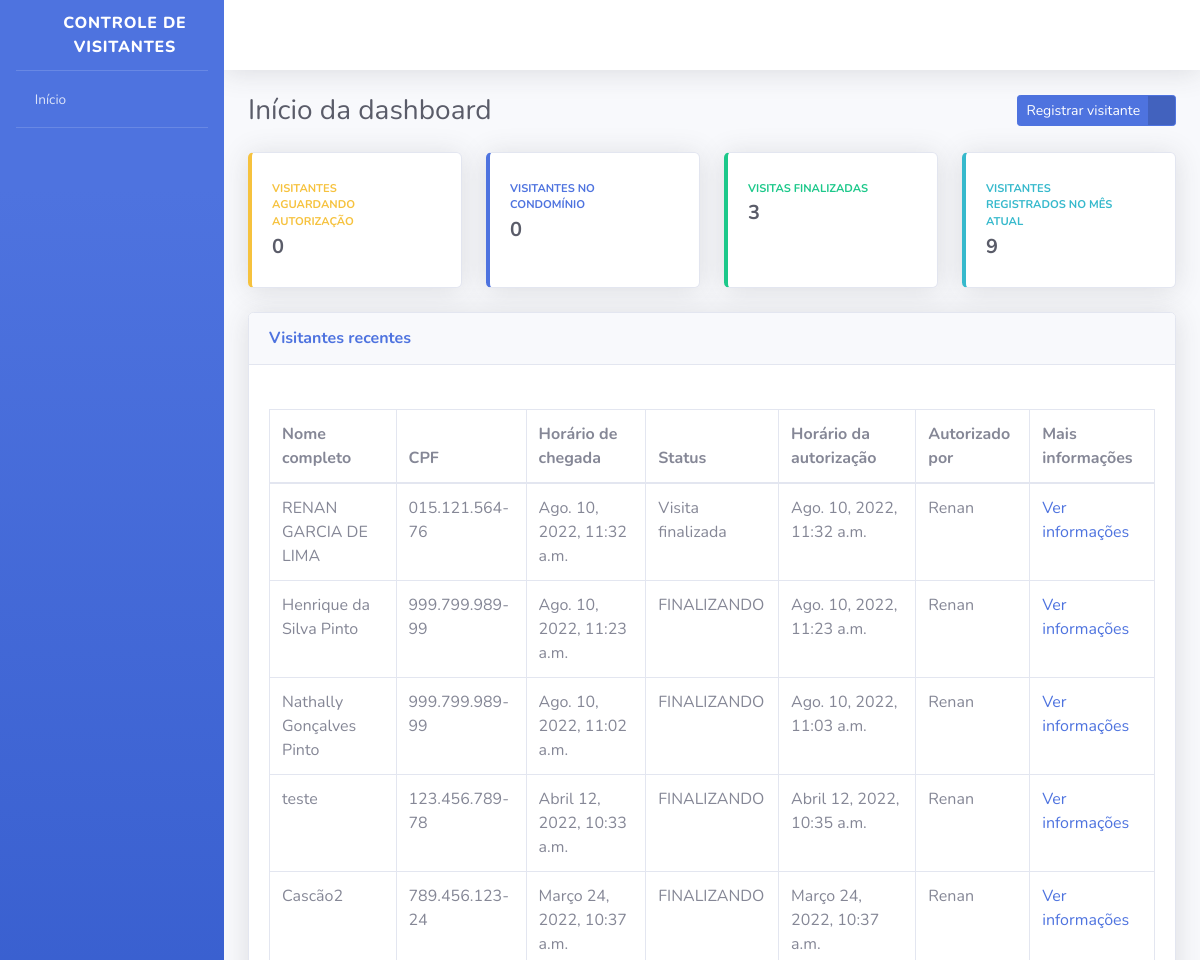
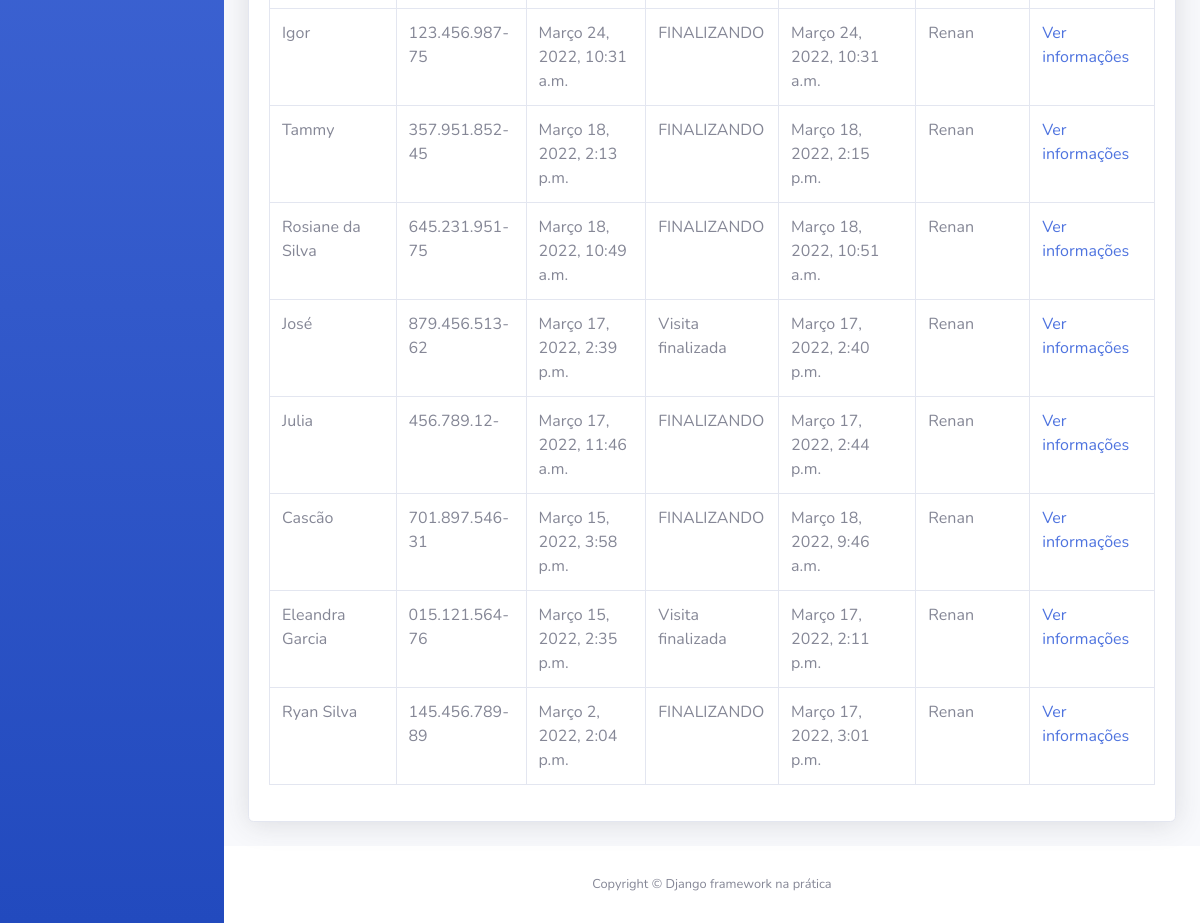
/ (signed in), run on the app's committed database (2 pictures, top to bottom).
### apps/visitantes/models.py (models this page shows, shortened)
class Visitante(models.Model):
    STATUS_VISITANTE = [
        ("AGUARDANDO", "Aguardando autorização"),
        ("EM_VISITA", "Em visita"),
        ("FINALIZADO", "Visita finalizada")
    ]
    status = models.CharField(
        verbose_name="Status",
        max_length=11,
        choices=STATUS_VISITANTE,
        default="AGUARDANDO"
    )
    nome_completo = models.CharField(
        verbose_name="Nome completo",
        max_length=194
    )
    cpf = models.CharField(
        verbose_name="CPF",
        max_length=11
    )
    data_nascimento = models.DateField(
        verbose_name="Data de nascimento",
        auto_now=False,
        auto_now_add=False
    )
    numero_casa = models.PositiveSmallIntegerField(
        verbose_name="Número da casa a ser visitada",
    )
    placa_veiculo = models.CharField(
        verbose_name="Placa do veículo",
        max_length=7,
        blank=True,
        null=True
    )
    horario_chegada = models.DateTimeField(
        verbose_name="Horário de chagada na portaria",
        auto_now_add=True
    )
    horario_saida = models.DateTimeField(
        verbose_name="Horário de saída do condomínio",
        auto_now_add=False,
        blank=True,
        null=True
    )
    horario_autorizacao = models.DateTimeField(
        verbose_name="Horário de autorização de entrada",
        auto_now_add=False,
        blank=True,
        null=True
    )
    morador_responsavel = models.CharField(
        verbose_name="Nome do morador responsável por autorizar a entrada do visitante",
        max_length=194,
        blank=True
    )
    registrado_por = models.ForeignKey(
        "porteiros.Porteiro",
        verbose_name="Porteiro responsável pelo registro",
        on_delete=models.PROTECT
    )
    def get_horario_autorizacao(self):
        if self.horario_autorizacao:
            return self.horario_autorizacao
        return "Visitante aguardando autorização"
    def get_morador_responsavel(self):
        if self.morador_responsavel:
            return self.morador_responsavel
        return "Visitante aguardando autorização"
    def get_cpf(self):
        if self.cpf:
            cpf = str(self.cpf)
            cpf_parte_1 = cpf[0:3]
            cpf_parte_2 = cpf[3:6]
            cpf_parte_3 = cpf[6:9]
            cpf_parte_4 = cpf[9:]
            cpf_formatado = f"{cpf_parte_1}.{cpf_parte_2}.{cpf_parte_3}-{cpf_parte_4}"
        return cpf_formatado
    class Meta:
        verbose_name = "Visitante"
        verbose_name_plural = "Visitantes"
        db_table = "visitante"

### apps/dashboard/views.py (the view)
@login_required
def index(request):
    todos_visitantes = Visitante.objects.order_by(
        "-horario_chegada"
    )
    visitantes_aguardando = todos_visitantes.filter(
        status="AGUARDANDO"
    )
    visitantes_em_visita = todos_visitantes.filter(
        status="EM_VISITA"
    )
    visitantes_finalizado = todos_visitantes.filter(
        status="FINALIZADO"
    )
    visitantes_mes = todos_visitantes.filter(
        horario_chegada__month= timezone.now().month
    )
    context = {
        "nome_pagina": "Início da dashboard",
        "todos_visitantes": todos_visitantes,
        "visitantes_aguardando": visitantes_aguardando.count(),
        "visitantes_em_visita": visitantes_em_visita.count(),
        "visitantes_finalizado": visitantes_finalizado.count(),
        "visitantes_mes": visitantes_mes.count(),
    }
    return render(request, "index.html", context)

### templates/index.html (shortened to what this page needs)
{% extends "base.html" %}
{% block conteudo %}
<div class="container-fluid">
    <div class="d-sm-flex align-items-center justify-content-between mb-4">
        <h1 class="h3 mb-0 text-gray-800">{{ nome_pagina }}</h1>
        <a href="{% url 'registrar_visitante' %}" class="btn btn-primary btn-icon-split btn-sm">
            <span class="text">Registrar visitante</span>
            <span class="icon text-white-50">
                <i class="fas fa-user-plus"></i>
            </span>
        </a>
    </div>
    <div class="row">
        <div class="col-xl-3 col-md-6 mb-4">
            <div class="card border-left-warning shadow h-100 py-2">
                <div class="card-body">
                    <div class="row no-gutters align-items-center">
                        <div class="col mr-2">
                            <div class="text-xs font-weight-bold text-warning text-uppercase mb-1">Visitantes aguardando autorização</div>
                            <div class="h5 mb-0 font-weight-bold text-gray-800">{{ visitantes_aguardando }}</div>
                        </div>
                        <div class="col-auto">
                            <i class="fas fa-user-lock fa-2x text-gray-300"></i>
                        </div>
                    </div>
                </div>
            </div>
        </div>
        <div class="col-xl-3 col-md-6 mb-4">
            <div class="card border-left-primary shadow h-100 py-2">
                <div class="card-body">
                    <div class="row no-gutters align-items-center">
                        <div class="col mr-2">
                            <div class="text-xs font-weight-bold text-primary text-uppercase mb-1">Visitantes no condomínio</div>
                            <div class="h5 mb-0 font-weight-bold text-gray-800">{{ visitantes_em_visita }}</div>
                        </div>
                        <div class="col-auto">
                            <i class="fas fa-user-clock fa-2x text-gray-300"></i>
                        </div>
                    </div>
                </div>
            </div>
        </div>
        <div class="col-xl-3 col-md-6 mb-4">
            <div class="card border-left-success shadow h-100 py-2">
                <div class="card-body">
                    <div class="row no-gutters align-items-center">
                        <div class="col mr-2">
                            <div class="text-xs font-weight-bold text-success text-uppercase mb-1">Visitas finalizadas</div>
                            <div class="h5 mb-0 font-weight-bold text-gray-800">{{ visitantes_finalizado }}</div>
                        </div>
                        <div class="col-auto">
                            <i class="fas fa-user-check fa-2x text-gray-300"></i>
                        </div>
                    </div>
                </div>
            </div>
        </div>
        <div class="col-xl-3 col-md-6 mb-4">
            <div class="card border-left-info shadow h-100 py-2">
                <div class="card-body">
                    <div class="row no-gutters align-items-center">
                        <div class="col mr-2">
                            <div class="text-xs font-weight-bold text-info text-uppercase mb-1">Visitantes registrados no mês atual</div>
                            <div class="h5 mb-0 font-weight-bold text-gray-800">{{ visitantes_mes }}</div>
                        </div>
                        <div class="col-auto">
                            <i class="fas fa-users fa-2x text-gray-300"></i>
                        </div>
                    </div>
                </div>
            </div>
        </div>
    </div>
    <div class="card shadow mb-4">
        <div class="card-header py-3 d-sm-flex align-items-center justify-content-between mb-4">
            <h6 class="m-0 font-weight-bold text-primary">Visitantes recentes</h6>
        </div>
        <div class="card-body">
            <div class="table-responsive">
                <table class="table table-bordered">
                    <thead>
                        <th>Nome completo</th>
                        <th>CPF</th>
                        <th>Horário de chegada</th>
                        <th>Status</th>
                        <th>Horário da autorização</th>
                        <th>Autorizado por</th>
                        <th>Mais informações</th>
                    </thead>
                    <tbody>
                        {% for visitante in todos_visitantes %}
                        <tr>
                            <td>{{ visitante.nome_completo }}</td>
                            <td>{{ visitante.get_cpf }}</td>
                            <td>{{ visitante.horario_chegada }}</td>
                            <td>{{ visitante.get_status_display }}</td>
                            <td>{{ visitante.get_horario_autorizacao }}</td>
                            <td>{{ visitante.get_morador_responsavel }}</td>
                            <td>
                                <a href="{% url 'informacoes_visitante' id=visitante.id %}">
                                    Ver informações
                                </a>
                            </td>
                        </tr>
                        {% endfor %}
                    </tbody>
                </table>
            </div>
        </div>
    </div>
</div>
{% endblock conteudo %}

### templates/base.html (shortened to what this page needs)
<!DOCTYPE html>
{% load static %}
<html lang="pt-br">
    <head>
        <link href="{% static 'css/sb-admin-2.min.css' %}" rel="stylesheet">
        <link href="{% static 'vendor/fontawesome-free/css/all.min.css' %}" rel="stylesheet" type="text/css">
    </head>
    <body id="page-top">
        <div id="wrapper">
            <ul class="navbar-nav bg-gradient-primary sidebar sidebar-dark accordion" id="accordionSidebar">
                <a class="sidebar-brand d-flex align-items-center justify-content-center" href="#">
                    <div class="sidebar-brand-icon rotate-n-15">
                        <i class="fas fa-user-shield"></i>
                    </div>
                    <div class="sidebar-brand-text">Controle de Visitantes</div>
                </a>
                <hr class="sidebar-divider my-0">
                <li class="nav-item">
                    <a class="nav-link" href="{% url 'index' %}">
                        <i class="fas fa-home"></i>
                        <span>Início</span>
                    </a>
                </li>
                <hr class="sidebar-divider">
            </ul>
            <div id="content-wrapper" class="d-flex flex-column">
                <div id="content">
                    <nav class="navbar navbar-expand navbar-light bg-white topbar mb-4 static-top shadow">
                        <ul class="navbar-nav ml-auto">
                            <li class="nav-item dropdown no-arrow">
                                <a class="nav-link dropdown-toggle" href="#" id="userDropdown" role="button" data-toggle="dropdown" aria-haspopup="true" aria-expanded="false">
                                    <span class="mr-2 d-none d-lg-inline text-gray-800 small">
                                        <i class="fas fa-cog"></i>
                                    </span>
                                </a>
                            </li>
                        </ul>
                    </nav>
                    {% block conteudo %} {% endblock conteudo %}
                    <footer class="sticky-footer bg-white">
                        <div class="container my-auto">
                            <div class="copyright text-center my-auto">
                                <span>Copyright © Django framework na prática</span>
                            </div>
                        </div>
                    </footer>
                </div>
            </div>
        </div>
    </body>
</html>

### data on the page
Visitante: nome_completo "RENAN GARCIA DE LIMA", get_cpf "015.121.564-76", horario_chegada "Ago. 10, 2022, 11:32 a.m.", status "Visita finalizada", get_horario_autorizacao "Ago. 10, 2022, 11:32 a.m.", get_morador_responsavel "Renan"
Visitante: nome_completo "Henrique da Silva Pinto", get_cpf "999.799.989-99", horario_chegada "Ago. 10, 2022, 11:23 a.m.", status "FINALIZANDO", get_horario_autorizacao "Ago. 10, 2022, 11:23 a.m.", get_morador_responsavel "Renan"
Visitante: nome_completo "Nathally Gonçalves Pinto", get_cpf "999.799.989-99", horario_chegada "Ago. 10, 2022, 11:02 a.m.", status "FINALIZANDO", get_horario_autorizacao "Ago. 10, 2022, 11:03 a.m.", get_morador_responsavel "Renan"
Visitante: nome_completo "teste", get_cpf "123.456.789-78", horario_chegada "Abril 12, 2022, 10:33 a.m.", status "FINALIZANDO", get_horario_autorizacao "Abril 12, 2022, 10:35 a.m.", get_morador_responsavel "Renan"
Visitante: nome_completo "Cascão2", get_cpf "789.456.123-24", horario_chegada "Março 24, 2022, 10:37 a.m.", status "FINALIZANDO", get_horario_autorizacao "Março 24, 2022, 10:37 a.m.", get_morador_responsavel "Renan"
Visitante: nome_completo "Igor", get_cpf "123.456.987-75", horario_chegada "Março 24, 2022, 10:31 a.m.", status "FINALIZANDO", get_horario_autorizacao "Março 24, 2022, 10:31 a.m.", get_morador_responsavel "Renan"
Visitante: nome_completo "Tammy", get_cpf "357.951.852-45", horario_chegada "Março 18, 2022, 2:13 p.m.", status "FINALIZANDO", get_horario_autorizacao "Março 18, 2022, 2:15 p.m.", get_morador_responsavel "Renan"
Visitante: nome_completo "Rosiane da Silva", get_cpf "645.231.951-75", horario_chegada "Março 18, 2022, 10:49 a.m.", status "FINALIZANDO", get_horario_autorizacao "Março 18, 2022, 10:51 a.m.", get_morador_responsavel "Renan"
Visitante: nome_completo "José", get_cpf "879.456.513-62", horario_chegada "Março 17, 2022, 2:39 p.m.", status "Visita finalizada", get_horario_autorizacao "Março 17, 2022, 2:40 p.m.", get_morador_responsavel "Renan"
Visitante: nome_completo "Julia", get_cpf "456.789.12-", horario_chegada "Março 17, 2022, 11:46 a.m.", status "FINALIZANDO", get_horario_autorizacao "Março 17, 2022, 2:44 p.m.", get_morador_responsavel "Renan"
Visitante: nome_completo "Cascão", get_cpf "701.897.546-31", horario_chegada "Março 15, 2022, 3:58 p.m.", status "FINALIZANDO", get_horario_autorizacao "Março 18, 2022, 9:46 a.m.", get_morador_responsavel "Renan"
Visitante: nome_completo "Eleandra Garcia", get_cpf "015.121.564-76", horario_chegada "Março 15, 2022, 2:35 p.m.", status "Visita finalizada", get_horario_autorizacao "Março 17, 2022, 2:11 p.m.", get_morador_responsavel "Renan"
Visitante: nome_completo "Ryan Silva", get_cpf "145.456.789-89", horario_chegada "Março 2, 2022, 2:04 p.m.", status "FINALIZANDO", get_horario_autorizacao "Março 17, 2022, 3:01 p.m.", get_morador_responsavel "Renan"

### other printed values
{{ nome_pagina }} "Início da dashboard"
{{ visitantes_aguardando }} "0"
{{ visitantes_em_visita }} "0"
{{ visitantes_finalizado }} "3"
{{ visitantes_mes }} "9"
